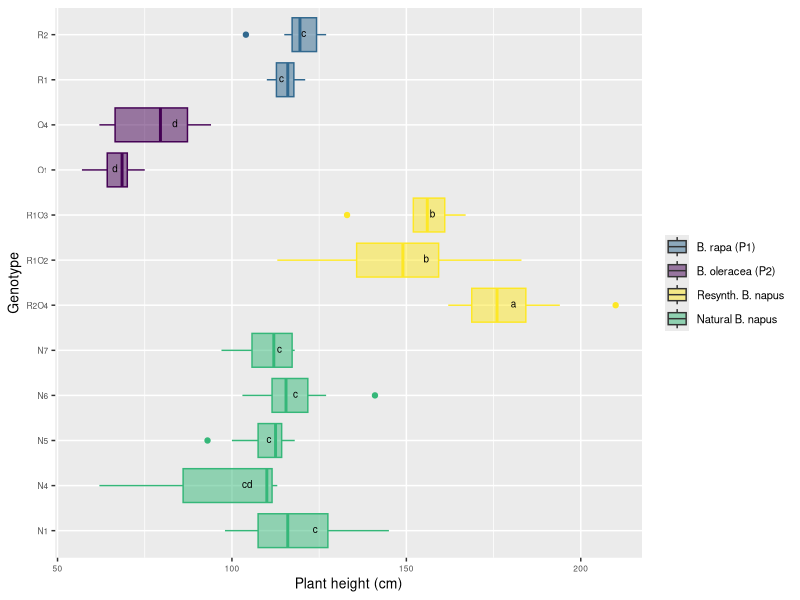

R code for this plot:
# Comparison 1X: Resynth. B.napus

#install packages 
install.packages("multcompView")
install.packages("viridis")

#load
library(viridis)
library(viridisLite)
library(tidyverse)
library(dplyr)
library(ggplot2)
library(ggpubr)
library(datasets)
library(multcompView)

# vollständige Rohdatentabelle laden ##########################################
#Im Projekt EPPN-DATA-ANALYSES ist dies das wd. Kann nicht geändert werden. 
# Daher Rohdatentabelle direkt von dort laden. 
getwd()
DATA <- read_csv("EPPN raw data complete 220419.csv")

#drop first column
DATA = DATA[,2:37]
View(DATA)

str(DATA)

#Correct genotype names of synth. B. napus (was not possible in raw data table without destroying formatting)

# 1.Convert factor to character (nicht nötig, weil Character)
#DATA$Genotype <- as.character(DATA$Genotype) 

# 2. Correct genotype names
DATA$Genotype[DATA$Genotype == "R102"] <- "R1O2"
DATA$Genotype[DATA$Genotype == "R103"] <- "R1O3"
DATA$Genotype[DATA$Genotype == "R204"] <- "R2O4"

# 3.Convert character to factor
DATA$Genotype <- as.factor(DATA$Genotype)   


#Comparison 1X	
# subsetting
comp_1X <- DATA[DATA$Genotype %in% c("R2", "R1", "O1", "O4", "N5", "N6", 
                                     "N1", "N4", "N7", "R2O4", "R1O3", "R1O2"), ]
View(comp_1X)

#create column giving generation###############################################
comp_1X <- comp_1X %>%
  mutate(Generation = case_when(
    Genotype == "R1" ~ "B. rapa (P1)",
    Genotype == "R2" ~ "B. rapa (P1)",
    Genotype == "O1" ~ "B. oleracea (P2)",
    Genotype == "O4" ~ "B. oleracea (P2)",
    Genotype == "R2O4" ~ "Resynth. B. napus",
    Genotype == "R1O3" ~ "Resynth. B. napus",
    Genotype == "R1O2" ~ "Resynth. B. napus",
    Genotype == "N1" ~ "Natural B. napus",
    Genotype == "N4" ~ "Natural B. napus",
    Genotype == "N5" ~ "Natural B. napus",
    Genotype == "N6" ~ "Natural B. napus",
    Genotype == "N7" ~ "Natural B. napus"))
view(comp_1X)


# Boxplot with CLD nach Rosane Rech##########################################################

# analysis of variance
anova <- aov(plant_height ~ Genotype, data = comp_1X)
summary(anova)

# Tukey's test
tukey <- TukeyHSD(anova)
print(tukey)

# compact letter display
cld <- multcompLetters4(anova, tukey)
print(cld)

# table with factors and 3rd quantile
Tk <- group_by(comp_1X, Genotype) %>%
  summarise(mean = round(mean(plant_height, na.rm = TRUE), digits = 1), quant = round(quantile(plant_height, probs = 0.75, na.rm = TRUE), digits = 1)) %>%
  arrange(desc(mean)) #WICHTIG: arrange(desc(mean)) muss hier rein!!!

# extracting the compact letter display and adding to the Tk table
cld <- as.data.frame.list(cld$Genotype)
Tk$cld <- cld$Letters

#create column giving generation###############################################
ANOVA_Tukey_1X <- Tk %>%
  mutate(Generation = case_when(
    Genotype == "R1" ~ "B. rapa (P1)",
    Genotype == "R2" ~ "B. rapa (P1)",
    Genotype == "O1" ~ "B. oleracea (P2)",
    Genotype == "O4" ~ "B. oleracea (P2)",
    Genotype == "R2O4" ~ "Resynth. B. napus",
    Genotype == "R1O3" ~ "Resynth. B. napus",
    Genotype == "R1O2" ~ "Resynth. B. napus",
    Genotype == "N1" ~ "Natural B. napus",
    Genotype == "N4" ~ "Natural B. napus",
    Genotype == "N5" ~ "Natural B. napus",
    Genotype == "N6" ~ "Natural B. napus",
    Genotype == "N7" ~ "Natural B. napus"))
view(ANOVA_Tukey_1X)

#Reordering
# Reorder factor levels in comp_1X and ANOVA_Tukey_1X, ohne Umbenennung
comp_1X$Genotype <- factor(comp_1X$Genotype,     
                             levels = c("N1", "N4", "N5", "N6", "N7", "R2O4", "R1O2", "R1O3", "O1", "O4", "R1", "R2"))


ANOVA_Tukey_1X$Genotype <- factor(ANOVA_Tukey_1X$Genotype,     
                                    levels = c("N1", "N4", "N5", "N6", "N7", "R2O4", "R1O2", "R1O3", "O1", "O4", "R1", "R2"))

#boxplot ## plant_height ###
ggplot(comp_1X, aes(Genotype, plant_height, fill = Generation, color = Generation)) + 
  geom_boxplot() +
  labs(x="Genotype", y="Plant height (cm)") +
  geom_text(data = ANOVA_Tukey_1X, aes(x = Genotype, y = quant, label = cld), color = "black", size = 2.5, vjust = 0.3, hjust = 3) +
  coord_flip() +
  theme(axis.title = element_text(size = 14),
        legend.text = element_text(size = 8),
        legend.title= element_blank(),
        axis.title.x = element_text(size = 10),
        axis.title.y = element_text(size = 10),
        axis.text.x = element_text(size = 6),
        axis.text.y = element_text(size = 6)) +
  scale_color_viridis(discrete = TRUE, option = "D", direction = 1, guide = "none", alpha = 1) +  #legend removed by guide = "none" 
  scale_fill_viridis(discrete = TRUE, option = "D", direction = 1, alpha = 0.5, 
                     breaks = c("B. rapa (P1)", "B. oleracea (P2)", "Resynth. B. napus", "Natural B. napus"),
                     labels = c("B. rapa (P1)", "B. oleracea (P2)", "Resynth. B. napus", "Natural B. napus"))   ##reorder legend labels!
